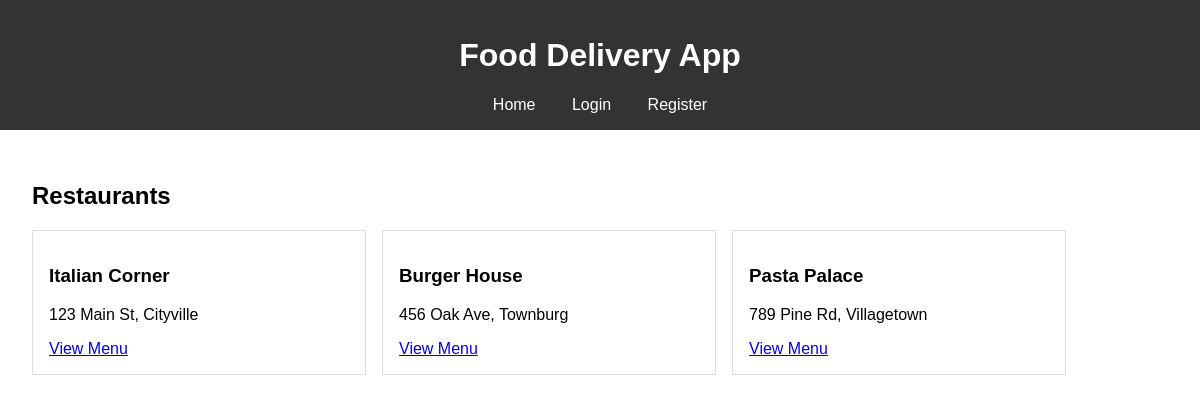
The page / on the database its author committed.
### app.py (models this page shows)
class Restaurant(db.Model):
    id = db.Column(db.Integer, primary_key=True)
    name = db.Column(db.String(150), nullable=False)
    address = db.Column(db.String(300), nullable=False)
    owner_id = db.Column(db.Integer, db.ForeignKey('user.id'), nullable=False)

### app.py (the view)
@app.route('/')
def home():
    restaurants = Restaurant.query.all()
    return render_template('home.html', restaurants=restaurants)

### templates/home.html (shortened to what this page needs)
{% extends "base.html" %}
{% block content %}
<h2>Restaurants</h2>
<div class="restaurants">
    {% for restaurant in restaurants %}
        <div class="restaurant-card">
            <h3>{{ restaurant.name }}</h3>
            <p>{{ restaurant.address }}</p>
            <a href="{{ url_for('restaurant_menu', restaurant_id=restaurant.id) }}">View Menu</a>
        </div>
    {% endfor %}
</div>
{% endblock %}

### static/style.css (style rules this page uses)
body { font-family: Arial, sans-serif; margin: 0; padding: 0; }
.restaurants, .menu, .cart-items, .orders { display: flex; flex-wrap: wrap; gap: 1rem; }
.restaurant-card, .menu-item, .cart-item, .order-card { border: 1px solid #ddd; padding: 1rem; width: 300px; }

### rows shown on the page
Restaurant: name "Italian Corner", address "123 Main St, Cityville"
Restaurant: name "Burger House", address "456 Oak Ave, Townburg"
Restaurant: name "Pasta Palace", address "789 Pine Rd, Villagetown"
